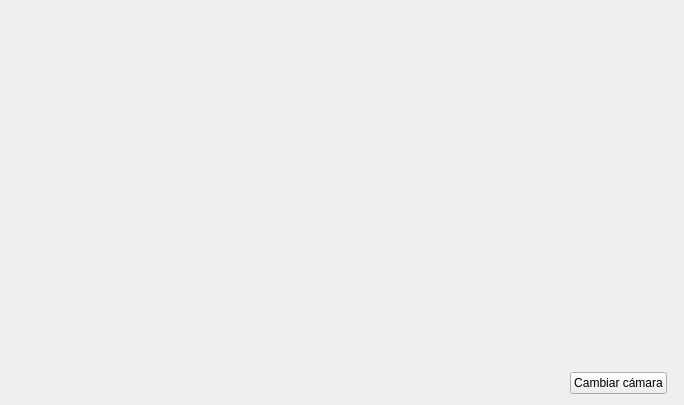
<?xml version="1.0" encoding="UTF-8"?>
<ui version="4.0">
 <class>Ventana</class>
 <widget class="QWidget" name="Ventana">
  <property name="geometry">
   <rect>
    <x>0</x>
    <y>0</y>
    <width>684</width>
    <height>405</height>
   </rect>
  </property>
  <property name="windowTitle">
   <string>Realidad Aumentada</string>
  </property>
  <layout class="QGridLayout" name="gridLayout">
   <item row="0" column="0" rowspan="4" colspan="4">
    <layout class="QGridLayout" name="layoutEscena"/>
   </item>
   <item row="4" column="0">
    <spacer name="horizontalSpacer">
     <property name="orientation">
      <enum>Qt::Horizontal</enum>
     </property>
     <property name="sizeHint" stdset="0">
      <size>
       <width>40</width>
       <height>20</height>
      </size>
     </property>
    </spacer>
   </item>
   <item row="4" column="2">
    <widget class="QPushButton" name="pbCambiarCamara">
     <property name="text">
      <string>Cambiar cámara</string>
     </property>
    </widget>
   </item>
  </layout>
 </widget>
 <resources/>
 <connections/>
</ui>
